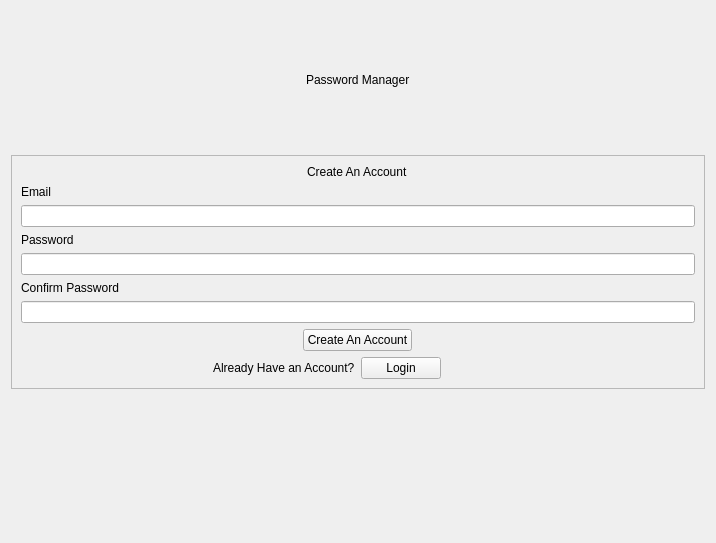
<?xml version="1.0" encoding="UTF-8"?>
<ui version="4.0">
 <class>CreateAccount</class>
 <widget class="QWidget" name="CreateAccount">
  <property name="geometry">
   <rect>
    <x>0</x>
    <y>0</y>
    <width>716</width>
    <height>543</height>
   </rect>
  </property>
  <property name="windowTitle">
   <string>Form</string>
  </property>
  <layout class="QVBoxLayout" name="verticalLayout">
   <item alignment="Qt::AlignmentFlag::AlignHCenter">
    <widget class="QLabel" name="title">
     <property name="text">
      <string>Password Manager</string>
     </property>
    </widget>
   </item>
   <item>
    <layout class="QHBoxLayout" name="horizontalLayout_2">
     <item>
      <widget class="QFrame" name="frame">
       <property name="frameShape">
        <enum>QFrame::Shape::StyledPanel</enum>
       </property>
       <property name="frameShadow">
        <enum>QFrame::Shadow::Raised</enum>
       </property>
       <layout class="QVBoxLayout" name="verticalLayout_2">
        <item alignment="Qt::AlignmentFlag::AlignHCenter">
         <widget class="QLabel" name="pageName">
          <property name="text">
           <string>Create An Account</string>
          </property>
         </widget>
        </item>
        <item>
         <widget class="QLabel" name="emailLabel">
          <property name="text">
           <string>Email</string>
          </property>
         </widget>
        </item>
        <item>
         <widget class="QLineEdit" name="emailInput"/>
        </item>
        <item>
         <widget class="QLabel" name="passwordLabel">
          <property name="text">
           <string>Password</string>
          </property>
         </widget>
        </item>
        <item>
         <widget class="QLineEdit" name="passwordInput"/>
        </item>
        <item>
         <widget class="QLabel" name="confirmPasswordLabel">
          <property name="text">
           <string>Confirm Password</string>
          </property>
         </widget>
        </item>
        <item>
         <widget class="QLineEdit" name="confirmPasswordInput"/>
        </item>
        <item alignment="Qt::AlignmentFlag::AlignHCenter">
         <widget class="QPushButton" name="submitButton">
          <property name="text">
           <string>Create An Account</string>
          </property>
         </widget>
        </item>
        <item>
         <layout class="QHBoxLayout" name="horizontalLayout">
          <item alignment="Qt::AlignmentFlag::AlignRight">
           <widget class="QLabel" name="label">
            <property name="text">
             <string>Already Have an Account?</string>
            </property>
           </widget>
          </item>
          <item alignment="Qt::AlignmentFlag::AlignLeft">
           <widget class="QPushButton" name="loginButton">
            <property name="text">
             <string>Login</string>
            </property>
           </widget>
          </item>
         </layout>
        </item>
       </layout>
      </widget>
     </item>
    </layout>
   </item>
   <item>
    <widget class="QLabel" name="label_2">
     <property name="text">
      <string/>
     </property>
    </widget>
   </item>
  </layout>
 </widget>
 <resources/>
 <connections/>
</ui>
